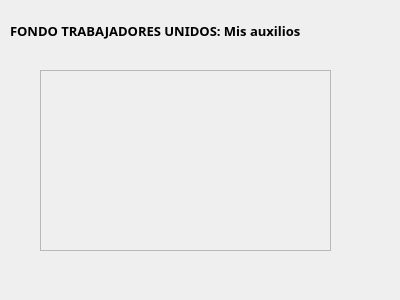
<?xml version="1.0" encoding="UTF-8"?>
<ui version="4.0">
 <class>misAuxilios</class>
 <widget class="QWidget" name="misAuxilios">
  <property name="geometry">
   <rect>
    <x>0</x>
    <y>0</y>
    <width>400</width>
    <height>300</height>
   </rect>
  </property>
  <property name="windowTitle">
   <string>FondoTrabajadoresUnidos(Asociado)</string>
  </property>
  <widget class="QScrollArea" name="auxiliosUsuario">
   <property name="geometry">
    <rect>
     <x>40</x>
     <y>70</y>
     <width>291</width>
     <height>181</height>
    </rect>
   </property>
   <property name="widgetResizable">
    <bool>true</bool>
   </property>
   <widget class="QWidget" name="scrollAreaWidgetContents">
    <property name="geometry">
     <rect>
      <x>0</x>
      <y>0</y>
      <width>289</width>
      <height>179</height>
     </rect>
    </property>
   </widget>
  </widget>
  <widget class="QLabel" name="label_10">
   <property name="geometry">
    <rect>
     <x>10</x>
     <y>10</y>
     <width>401</width>
     <height>41</height>
    </rect>
   </property>
   <property name="font">
    <font>
     <family>Arial Black</family>
     <pointsize>10</pointsize>
     <weight>75</weight>
     <bold>true</bold>
    </font>
   </property>
   <property name="text">
    <string>FONDO TRABAJADORES UNIDOS: Mis auxilios</string>
   </property>
  </widget>
 </widget>
 <resources/>
 <connections/>
</ui>
